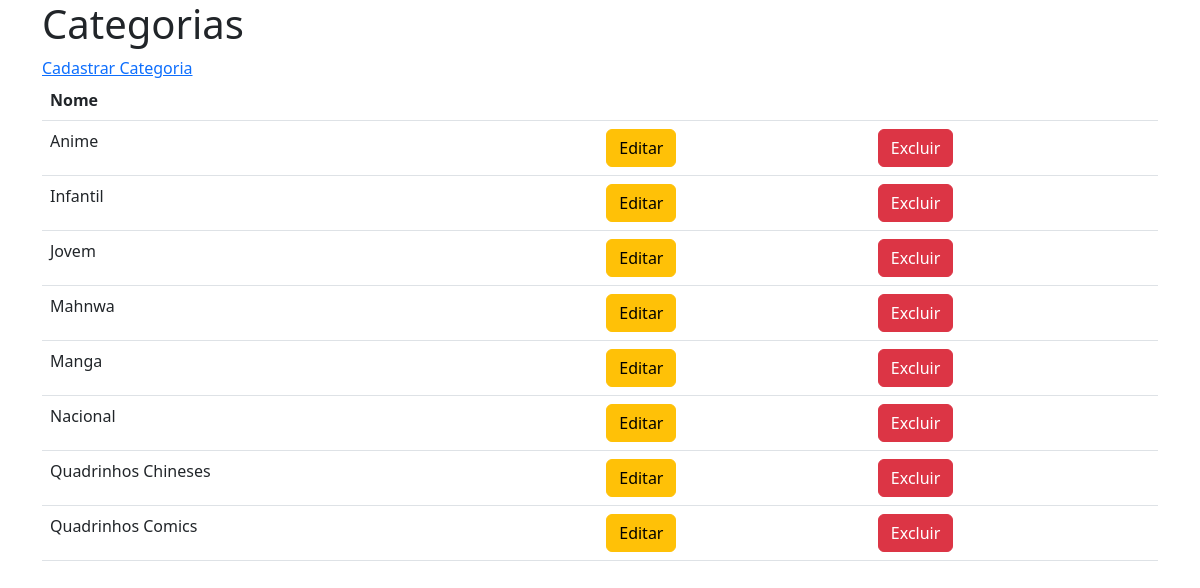
Screenshot of /listar_categoria.php with the database file from the repository.
### tables this page shows
CREATE TABLE categoria (
    id INTEGER NOT NULL AUTO_INCREMENT PRIMARY KEY,
    descricao VARCHAR(150) NOT NULL
);

### listar_categoria.php (the view, shortened to what this page needs)
<?php
include('lib/connection.php');
$sql = "SELECT * FROM categoria ORDER BY descricao;";
$resul = mysqli_query($conn, $sql) or die(mysqli_connect_error());
?>
<!DOCTYPE html>
<html lang="en">
<head>
    <link rel="stylesheet" href="bootstrap/css/bootstrap.min.css">
</head>
<body>
    <div class="container">
        <div>
            <h1 class="h1">Categorias</h1>
        </div>
        <div>
            <a href="cadastrar_categoria.php">Cadastrar Categoria</a>
        </div>
        <div>
            <table class="table">
                <thead>
                    <tr>
                        <th>Nome</th>
                        <th></th>
                        <th></th>
                    </tr>
                </thead>
                <tbody>
                    <?php
                    while ($reg = mysqli_fetch_array($resul)) {
                    ?>
                        <tr>
                            <td><?php echo $reg["descricao"]; ?></td>
                            <td><a class="btn btn-warning " href="editar_categoria.php?id=<?php echo $reg["id"]; ?>">Editar</a></td>
                            <td><a class="btn btn-danger" href="confirm_categoria.php?id=<?php echo $reg["id"]; ?>">Excluir</a></td>
                        </tr>
                    <?php
                    }
                    ?>
                </tbody>
            </table>
        </div>
    </div>
</body>
</html>

### rows the page displays
categoria: descricao "Anime"
categoria: descricao "Infantil"
categoria: descricao "Jovem"
categoria: descricao "Mahnwa"
categoria: descricao "Manga"
categoria: descricao "Nacional"
categoria: descricao "Quadrinhos Chineses"
categoria: descricao "Quadrinhos Comics"
